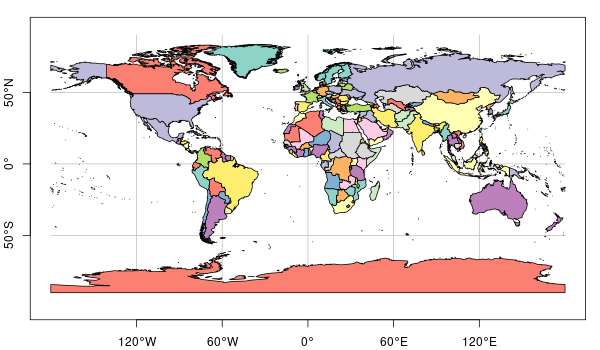

Write R code to recreate this figure.
# see https://gist.github.com/edzer/9c5c24434ffcaf42917796a98c4dd9a6
library(sf)
data(wrld_simpl, package = "maptools")
w <- st_as_sf(wrld_simpl)
w = st_make_valid(w)
st_crs(w) = st_crs(4326)
set.seed(131)
w$f = factor(sample(1:12, nrow(w), replace = TRUE))
png("flat.png", 600, 350)
plot(w["f"], axes = TRUE, graticule = TRUE, key.pos = NULL, main = NULL)
